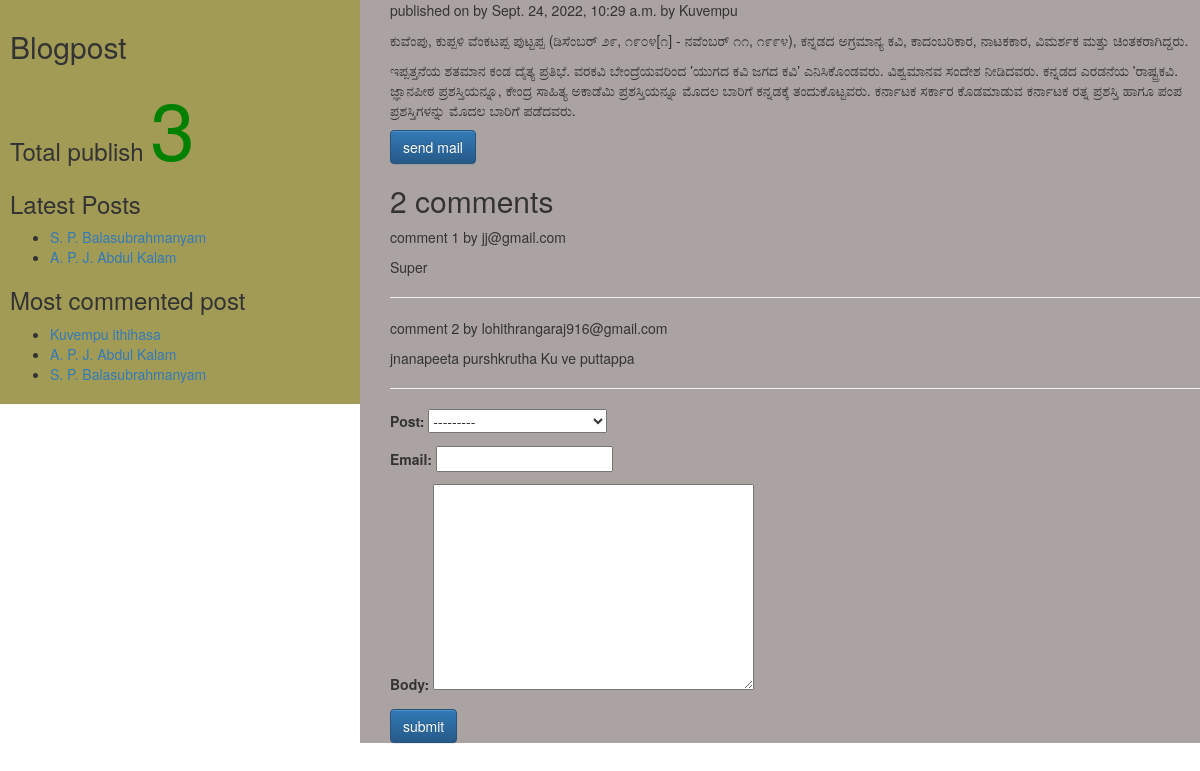
Page /2022/09/24/kuvempu-ithihasa/ on the committed database.
### App1/models.py (models this page shows, shortened)
class Post(models.Model):
	tags = TaggableManager()
	STATUS_CHOICE = (('draft','Draft'),('published','Published'))
	title = models.CharField(max_length=200)
	slug = models.SlugField(max_length=100, unique_for_date='publish')
	author = models.ForeignKey(User,related_name = 'blog_post',on_delete=models.CASCADE)
	body = models.TextField()
	publish = models.DateTimeField(default=timezone.now)
	created = models.DateTimeField(auto_now_add = True)
	updated = models.DateTimeField(auto_now = True)
	status = models.CharField(max_length=20,choices=STATUS_CHOICE, default='draft')
	objects = CustomManager()
	class Meta:
		ordering = ('-publish',)
	def __str__(self):
		return self.title
	def get_absolute_url(self):
		return reverse('postdetail',args=[self.publish.year,self.publish.strftime('%m'),self.publish.strftime('%d'), self.slug])

class Comments(models.Model):
	post = models.ForeignKey(Post,related_name="Comments",on_delete=models.CASCADE)
	email = models.EmailField()
	body = models.TextField()
	created = models.DateTimeField(auto_now_add=True)
	updated = models.DateTimeField(auto_now=True)
	active = models.BooleanField(default=True)
	class Meta:
		ordering = ('-created',)

### App1/views.py (the view, shortened to what this page needs)
# urls.py: url(r'(?P<year>\d{4})/(?P<month>\d{2})/(?P<day>\d{2})/(?P<post>[-\w]+)/$',views.post_detail_view,name='postdetail'),
def post_detail_view(request,year,month,day,post):
	post=get_object_or_404(Post,slug=post,publish__year=year,publish__month=month,publish__day=day)
	'''get_object_or_404() is used to fetch the current record if record is nor available then it returns 404 error
	it accepts class name as first parameter and args are assigned to field of class.
	in url pattern last regular expression pattern ie (?P<post>[\w]+) is refer to slug field of perticular post which is matched
	using 1 or more word pattern'''
	comments = post.Comments.filter(active=True)
	comment_submitted = False
	form = CommentForm()
	d={'post':post,'form':form,'comment_submitted':comment_submitted,'comments':comments}
	return render(request,'App1/post_detail.html',d)

### App1/forms.py
class CommentForm(forms.ModelForm):
	class Meta:
		model = Comments
		fields = ('post','email','body')

### App1/models.py (called while the page is built)
	def get_queryset(self):
		return super().get_queryset().filter(status='published')

### App1/templatetags/customtag.py (called while the page is built)
@register.simple_tag
def total_posts():
	return Post.objects.count()

@register.inclusion_tag('App1/latest_post.html')
def latest_post(count=3):
	latest_posts=Post.objects.order_by('-publish')[:count]
	return {'latest_posts':latest_posts}

@register.simple_tag
def most_commented_post(count=3):
	return Post.objects.annotate(total_comments=Count('Comments')).order_by('-total_comments')[:count]

### templates/App1/post_detail.html (shortened to what this page needs)
<!DOCTYPE html>
{%extends 'App1/parent.html'%}
	{%block content_block%}
		<p>published on	{{post.detail}} by {{post.publish}} by {{post.author|title}}</p>
		{{post.body|linebreaks}}
		<a href="/{{post.id}}/share" class="btn btn-primary">send mail</a>
		{%with comments.count as comments_count%}
			 <h2> {{comments_count}} comment{{comments_count|pluralize}}</h2>
		{%endwith%}
		{%if comments%}
			{%for comment in comments%}
				<p>comment {{forloop.counter}} by {{comment.email}}</p>
				<div>
					{{comment.body|linebreaks}}
				</div>
				<hr>
			{%endfor%}
		{%else%}
		<p>there are no comments</p>
		{%endif%}
		{%if comment_submitted%}
			<h2>your comment has been added successfully</h2>
		{%else%}
		<div>
		<form method="post">
			{{form.as_p}}
			<input class="btn btn-primary" type="submit" value="submit">
		</form>
		{%endif%}
		</div>
	{%endblock%}

### templates/App1/parent.html (shortened to what this page needs)
<!DOCTYPE html>
<html>
{%load customtag%}
<head>
<link rel="stylesheet" href="https://cdn.jsdelivr.net/npm/bootstrap@3.3.7/dist/css/bootstrap.min.css">
<link rel="stylesheet" href="https://cdn.jsdelivr.net/npm/bootstrap@3.3.7/dist/css/bootstrap-theme.min.css">
</head>
<body>
	<div class="content" style="width:70%; float:right; background-color:#AAA3A2;
	height:100%; padding:0 0 0 30px">
		{%block content_block%}
		{%endblock%}
	</div>
	<div class="sidebar" style="width:30%; float:left; background-color:#A29B56; height:100%;padding:10px 10px 10px 10px ">
		<h2>Blogpost</h2>
		<h3>Total publish
			<span style="color: green;font-size:80px;">
				{%total_posts%}
			</span>
			<h3>Latest Posts</h3>
			{%latest_post 2%}
		</h3>
		<h3>Most commented post</h3>
		{%most_commented_post as m%}
		<ul>
			{%for post in m%}
				<li><a href="{{post.get_absolute_url}}">{{post.title}}</a></li>
			{%endfor%}
		</ul>
	</div>
</body>
</html>

### templates/App1/latest_post.html (shortened to what this page needs)
<!DOCTYPE html>
<html>
<head>
</head>
<body>
	<ul>
	{%for post in latest_posts%}
		<li><a href="{{post.get_absolute_url}}">{{post.title}}</a></li>
		{%endfor%}
	</ul>
</body>
</html>

### rows in the picture
Post: publish "Sept. 24, 2022, 10:29 a.m.", author "Kuvempu", body "ಕುವೆಂಪು, ಕುಪ್ಪಳಿ ವೆಂಕಟಪ್ಪ ಪುಟ್ಟಪ್ಪ (ಡಿಸೆಂಬರ್ ೨೯, ೧೯೦೪[೧] - ನವೆಂಬರ್ ೧೧, ೧೯೯೪), ಕನ್ನಡದ ಅಗ್ರಮಾನ್ಯ ಕವಿ, ಕಾದಂಬರಿಕಾರ, ನಾಟಕಕಾರ, ವಿಮರ್ಶಕ ಮತ್ತು ಚಿಂತಕರಾಗಿದ್ದರು. ಇಪ್ಪತ್ತನೆಯ ಶತಮಾನ ಕಂಡ ದೈತ್ಯ ಪ್ರತಿಭೆ. ವರಕವಿ ಬೇಂದ್ರೆಯವರಿಂದ 'ಯುಗದ ಕವಿ ಜಗದ ಕವಿ' ಎನಿಸಿಕೊಂಡವರು. ವಿಶ್ವಮಾನವ ಸಂದೇಶ ನೀಡಿದವರು. ಕನ್ನಡದ ಎರಡನೆಯ 'ರಾಷ್ಟ್ರಕವಿ. ಜ್ಞಾನಪೀಠ ಪ್ರಶಸ್ತಿಯನ್ನೂ, ಕೇಂದ್ರ ಸಾಹಿತ್ಯ ಅಕಾಡೆಮಿ ಪ್ರಶಸ್ತಿಯನ್ನೂ ಮೊದಲ ಬಾರಿಗೆ ಕನ್ನಡಕ್ಕೆ ತಂದುಕೊಟ್ಟವರು. ಕರ್ನಾಟಕ ಸರ್ಕಾರ ಕೊಡಮಾಡುವ ಕರ್ನಾಟಕ ರತ್ನ ಪ್ರಶಸ್ತಿ ಹಾಗೂ ಪಂಪ ಪ್ರಶಸ್ತಿಗಳನ್ನು ಮೊದಲ ಬಾರಿಗೆ ಪಡೆದವರು.", title "Kuvempu ithihasa"
Comments: email "jj@gmail.com", body "Super"
Comments: email "lohithrangaraj916@gmail.com", body "jnanapeeta purshkrutha Ku ve puttappa"
Post: title "S. P. Balasubrahmanyam"
Post: title "A. P. J. Abdul Kalam"

### other values in the picture
{{ comments_count }} "2"
